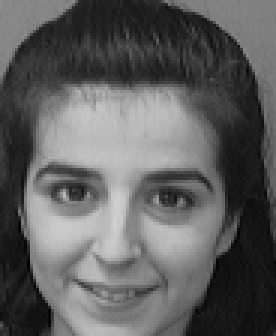
#> input picture LBPH/cambridge/s10/1.pgm, 92 x 112 px, found by its file name (shown 3 times larger)
$ python LBPH_train.py
#> lines starting #> are read from the running program, lines starting #| are printed output that depends on the picture
### LBPH/LBPH.py

import numpy as np
import pandas as pd
import cv2

def load(path):
    """loads an image, find its height and width, creates an empty image that is
    2 pixels less than the original image in both directions. Binary feature
    information will be written to this new empty image. Returns the loaded image,
    trimmed image, x-direction extent, and y-direction extent"""
#> called with path = 'cambridge\\s1\\1.pgm'

    img=cv2.imread(path,0)
#> img is the input picture: shape (112, 92); min 1, max 207, mean 95.1
    height,width=img.shape
#> height = 112; width = 92
    xEnd=height-1
#> xEnd = 111
    yEnd=width-1
#> yEnd = 91
    newImg=np.zeros((xEnd-1,yEnd-1))
    return img, newImg, xEnd, yEnd

def binary (i,j,img,newImg):
    """performs the binary operation defined by Ojala. see details online"""

    """find the 8 pixel neighborhood around the ceneter pixel defined by coordinates (x=i, y=j)"""
    center=img[i,j]
    up=(i-1,j)
    down=(i+1,j)
    left=(i,j-1)
    right=(i,j+1)
    upLeft=(i-1,j-1)
    upRight=(i-1,j+1)
    lowLeft=(i+1,j-1)
    lowRight=(i+1,j+1)

    neighborhood=(up,upRight,right,lowRight,down,lowLeft,left,upLeft)
    tempList=[]
    for k in neighborhood:                              #extracts the pixel info of the 8 neighbor pixels into an array
        tempList.append(img[k])
    neighborValues=np.array(tempList)


    binary=(neighborValues>center).astype(int)          #create a binary array based on the neighbor pixel values array from above
                                                        #tests if the surrounding pixels are larger or smaller than the center pixel. if larger, 1. smaller, 0
    decimal=np.packbits(binary)                         #the binary array is converted to a decimaldecimal value
    newImg[i-1,j-1]=decimal                             #assign the decimal value to the center pixel

def baseLine(path,studentIds,photoIds,gridX,gridY,writePath,faceNum):
    """find and collects the the characteristic histograms of the known subject faces into a singel dataframe
    note that each subject's characteristic histogram is an average taken over x faces, as defined by the number in variable photoIds
    writes the result to a text file, which will be read for fast subsequent training and use"""
    hold=pd.DataFrame()                                 #overall histogram dataframe
    for i in studentIds:                                #chose a subject
        temp=np.zeros((gridX*gridY*256,1)).flatten('F') #creates empty array for histogram addition and later for averaging
        for j in photoIds:                              #for each photo of the same subject
            directory=path.format(i,j)                  #creates file path
            img,newImg,xEnd,yEnd=load(directory)        #see load function
#> newImg: shape (110, 90) float64; every value is 0
#> xEnd = 111; yEnd = 91
            for m in range(1,xEnd):                     #performs the binary operation on each of the pixels in the x and y direction
                for n in range(1,yEnd):
                    binary(m,n,img,newImg)
#> this loop made 110 passes

            newImg=newImg.astype(np.uint8)              #making sure that the datatype stays same
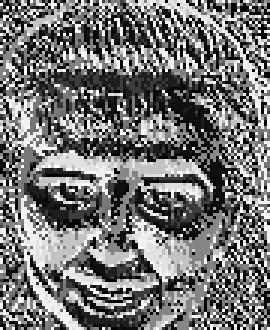
#> newImg: shape (110, 90) (shown 3 times larger); min 0, max 255, mean 116.2
            vec=histo(gridX,gridY,newImg,xEnd,yEnd)     #performs histogram operation on the new, binary image. see histo function for more details
            temp+=vec                                   #summing the characteristic histogram
        average=temp/faceNum                            #averaging the characteristic histogram
        title="student{}".format(i)
        hold[title]=average                             #write to dataframe
    hold.to_csv(writePath,index=False)                  #writes the histograms to file

def histo(gridX,gridY,newImg,xEnd,yEnd):
    """divides the newImg into a gridX by gridY grid. Performs histogram
    operation on each of the subsequent grid cells. Concatenates all the
    cell histograms into a global histogram. Returns the global histogram
    """
#> called with gridX = 8, gridY = 8, xEnd = 111, yEnd = 91

    xIndex=np.arange(0,xEnd)
    yIndex=np.arange(0,yEnd)

    xBins=np.array_split(xIndex,gridX)                  #splits the x coordinates into the grids
    yBins=np.array_split(yIndex,gridY)                  #splits the y coordinates into grids

    globalHisto=[]                                      #concatenated histogram for entire img
    for m in range(0,len(xBins)):
        for n in range(0,len(yBins)):
            segX=xBins[m]
            segY=yBins[n]

            subImg=newImg[segX[0]:segX[-1]+1,segY[0]:segY[-1]+1].flatten('F')
            hist=list(np.histogram(subImg,bins=np.arange(0,257))[0])
            globalHisto.extend(hist)
    globalHisto=np.array(globalHisto)
    return globalHisto

# [94 lines left out: functions readBase, test, closeness, train, collage, not called in this run]

### LBPH/LBPH_train.py
# -*- coding: utf-8 -*-
"""
Created on Sat Jan 26 20:04:28 2019

establishes a collection of characteristic histograms for the known subjects

trains the dataset to set a metric for determining when a test face belongs
to one of the known subjects or is a completely new face

@author: jh
"""

import LBPH
import numpy as np


loadPath='cambridge\s{}\{}.pgm'
studentNum=20                           #number of known subjects
studentIds=range(1,studentNum+1)
faceNum=4                               #number of faces per subject
photoIds=range(1,faceNum+1)
gridX=8                                 #number of grids to divide an image into horizontally
gridY=8                                 #number of grids to divide an image into vertically

writePath='base.csv'                    #write the known subjects' histograms here
#> (the run stopped early here; a loop or call above may not have finished)
